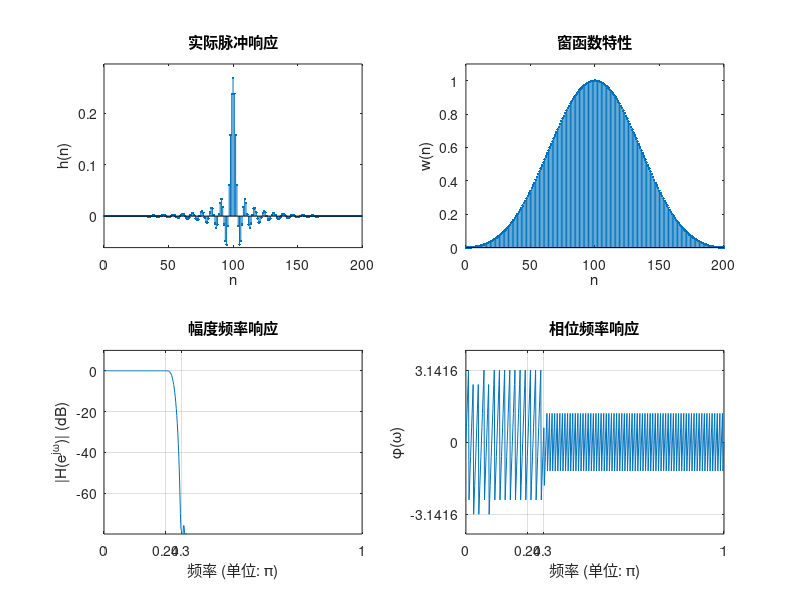

MATLAB code for this plot:
%% 指标
wp = 0.24 * pi; % 通带截止频率
ws = 0.3 * pi;  % 阻带开始频率
deltaw = ws - wp; % 频率带宽差
N0 = ceil(12* pi / deltaw); % 根据公式计算初始滤波器阶数
N = N0 + mod(N0 + 1, 2); % 确保滤波器阶数为奇数

windows = blackman(N); % 使用窗
wc = (ws + wp) / (2 * pi); % 截止频率取归一化通阻带频率的平均值
b = fir1(N-1, wc, windows); % 设计FIR滤波器

[H, w] = freqz(b, 1, 1000, 'whole'); % 计算频率响应
H = H(1:501)'; % 只取[0, pi]部分
w = w(1:501)';
mag = abs(H);
db = 20 * log10((mag + eps) / max(mag)); % 幅度转换为分贝
pha = angle(H); % 相位响应
n = 0:N-1; % 脉冲响应时间序列
dw = 2 * pi / 1000; % 频率步长
%% 检验参数
% Rp = -(min(db(1:floor(wp/dw)+1))); % 检验通带波动
% As = -round(max(db(floor(ws/dw)+1:501))); % 检验最小阻带衰减

Rp=-(min(db(1:wp/dw+1)))%检验通带波动
As=-round(max(db(ws/dw+1:501)))%检验最小阻带衰减

%% 绘制图像
figure(3);
subplot(2, 2, 1);
stem(n, b, '.'); % 脉冲响应
axis([0, N-1, 1.1 * min(b), 1.1 * max(b)]);
title('实际脉冲响应');
xlabel('n'); ylabel('h(n)');

subplot(2, 2, 2);
stem(n, windows, '.'); % 窗函数特性
axis([0, N-1, 0, 1.1]);
title('窗函数特性');
xlabel('n'); ylabel('w(n)');

subplot(2, 2, 3);
plot(w / pi, db); % 幅度频率响应
axis([0, 1, -80, 10]);
title('幅度频率响应');
xlabel('频率 (单位: \pi)'); ylabel('|H(e^{j\omega})| (dB)');
set(gca, 'XTick', [0, wp/pi, ws/pi, 1]);
set(gca, 'YTick', [-60, -40, -20, 0]); grid on;

subplot(2, 2, 4);
plot(w / pi, pha); % 相位频率响应
axis([0, 1, -4, 4]);
title('相位频率响应');
xlabel('频率 (单位: \pi)'); ylabel('\phi(\omega)');
set(gca, 'XTick', [0, wp/pi, ws/pi, 1]);
set(gca, 'YTick', [-pi, 0, pi]); grid on;

disp(['通带波动 Rp = ', num2str(Rp), ' dB']);
disp(['阻带衰减 As = ', num2str(As), ' dB']);
